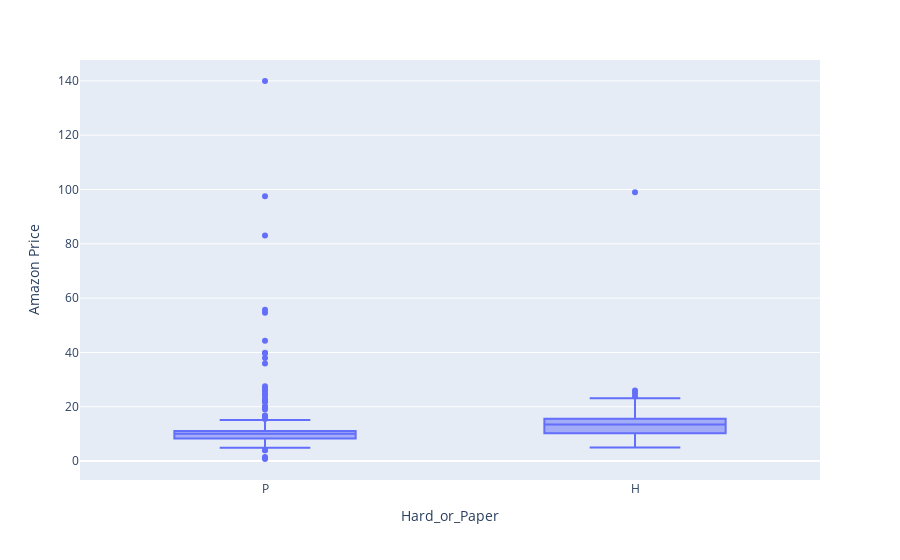

Notebook source saved alongside this figure:
### Code cell
px.box(ab_noNaN, y="Amazon Price", x='Hard_or_Paper')

### Figure 1 — Plotly figure (JSON) as saved in the notebook; plotly's stock layout.template omitted (floating-point values rounded to 4 significant figures; data arrays with more than 128 entries replaced by an {"elided": "..."} marker saying what was removed)
{"data": [{"alignmentgroup": "True", "hovertemplate": "Hard_or_Paper=%{x}<br>Amazon Price=%{y}<extra></extra>", "legendgroup": "", "marker": {"color": "#636efa"}, "name": "", "notched": false, "offsetgroup": "", "orientation": "v", "showlegend": false, "type": "box", "x": {"elided": "319 str values"}, "x0": " ", "xaxis": "x", "y": {"elided": "319 float values"}, "y0": " ", "yaxis": "y"}], "layout": {"boxmode": "group", "legend": {"tracegroupgap": 0}, "margin": {"t": 60}, "xaxis": {"anchor": "y", "domain": [0, 1], "title": {"text": "Hard_or_Paper"}}, "yaxis": {"anchor": "x", "domain": [0, 1], "title": {"text": "Amazon Price"}}}}
